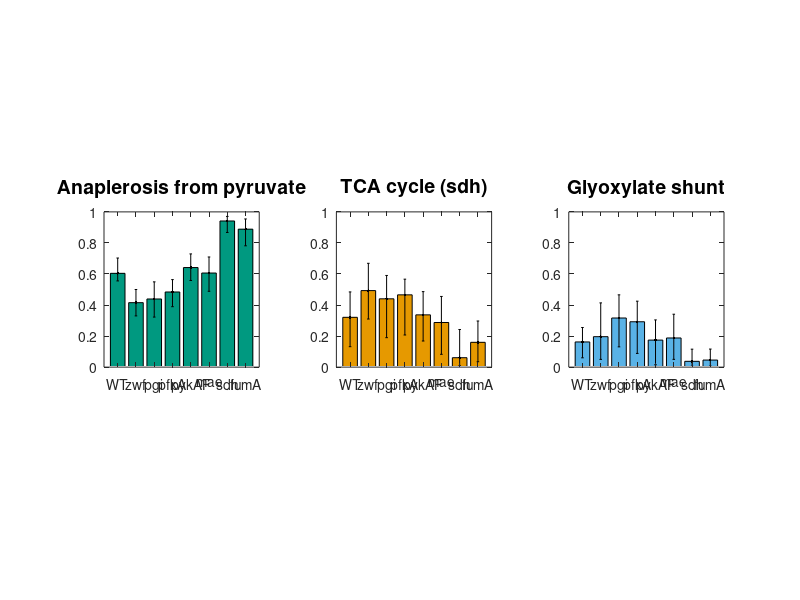

This figure's MATLAB source: (Note: this script raises an error after producing the figure.)
if exist('SUMOFLUXfig4_figS7.mat', 'file')
    load('SUMOFLUXfig4_figS7')
else
    disp 'Figure 4 and Supplementary Figure 7 data not found (file 'SUMOFLUXfig4_figS7.mat')'
    return;
end


targets = {'Anaplerosis from pyruvate', 'TCA cycle (sdh)', 'Glyoxylate shunt'};
oaaColors=[0 0.6 0.5;...
    0.9 0.6 0;...
    0.35 0.7 0.9]; % make a colors list



figure; 
for i=1:length(targets)
    subplot(1,3,i)
    bar(experimentalPrediction{i}(:,2), 'FaceColor', oaaColors(i,:))
    
    hold on
    lowerQuantile = experimentalPrediction{i}(:,2) - experimentalPrediction{i}(:,1);
    upperQuantile = experimentalPrediction{i}(:,3) - experimentalPrediction{i}(:,2);
    
    errorbar(1:length(experimentalStrains), experimentalPrediction{i}(:,2), lowerQuantile, upperQuantile, '.k')
    set(gca, 'XTick', 1:length(experimentalStrains))
    set(gca, 'XTickLabel', experimentalStrains)
    axis square
    ylim([0 1])
    xlim([0.25 8.75])
    title(targets{i}, 'fontSize', 14)
end
suptitle('Supplementary figure 7')
%%%%%%%

figure;
for i=1:length(targets)
    subplot(1,4,i)
    tagFR = targets(i);

    testFR = targetFRcell{i};
    rfTestFR = rfTestOutput{i};
    
    plotHeatmapValidation(testFR, rfTestFR, tagFR);
           
end

subplot(1,4,4)

oaaOrigin = [experimentalPrediction{1}(:,2) experimentalPrediction{2}(:,2) experimentalPrediction{3}(:,2)];
bar(oaaOrigin, 'stacked')

P=findobj(gca,'type','patch');
for i=1:length(P)
    set(P(i),'facecolor',oaaColors(i,:));
end

set(gca, 'XTick', 1:length(experimentalStrains))
set(gca, 'XTickLabel', experimentalStrains)
axis square
ylim([0 1.25])
xlim([0.25 8.75])
legend(P, targets, 'location', 'northOutside')
title('Origin of oxaloacetate', 'fontSize', 14)

suptitle('Figure 4')